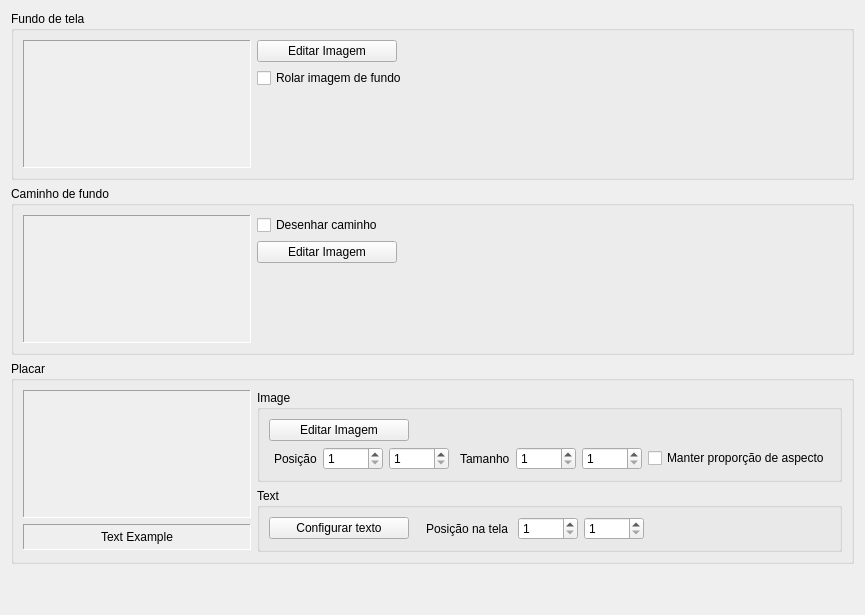
          <widget class="QWidget" name="scrollAreaWidgetContents_Appearance">
           <property name="geometry">
            <rect>
             <x>0</x>
             <y>0</y>
             <width>787</width>
             <height>615</height>
            </rect>
           </property>
           <layout class="QVBoxLayout" name="verticalLayout_13">
            <item>
             <widget class="QGroupBox" name="groupBox_Background">
              <property name="title">
               <string>Fundo de tela</string>
              </property>
              <property name="flat">
               <bool>false</bool>
              </property>
              <layout class="QGridLayout" name="gridLayout_15">
               <item row="0" column="1">
                <layout class="QVBoxLayout" name="verticalLayout_18">
                 <item>
                  <layout class="QHBoxLayout" name="horizontalLayout_20">
                   <item>
                    <widget class="QPushButton" name="pushButton_SelectBackgroundImage">
                     <property name="sizePolicy">
                      <sizepolicy hsizetype="Fixed" vsizetype="Fixed">
                       <horstretch>0</horstretch>
                       <verstretch>0</verstretch>
                      </sizepolicy>
                     </property>
                     <property name="minimumSize">
                      <size>
                       <width>140</width>
                       <height>0</height>
                      </size>
                     </property>
                     <property name="text">
                      <string>Editar Imagem</string>
                     </property>
                    </widget>
                   </item>
                   <item>
                    <spacer name="horizontalSpacer_9">
                     <property name="orientation">
                      <enum>Qt::Horizontal</enum>
                     </property>
                     <property name="sizeHint" stdset="0">
                      <size>
                       <width>40</width>
                       <height>20</height>
                      </size>
                     </property>
                    </spacer>
                   </item>
                  </layout>
                 </item>
                 <item>
                  <widget class="QCheckBox" name="checkBox_BackgroundImageScrolls">
                   <property name="text">
                    <string>Rolar imagem de fundo</string>
                   </property>
                  </widget>
                 </item>
                 <item>
                  <spacer name="verticalSpacer_17">
                   <property name="orientation">
                    <enum>Qt::Vertical</enum>
                   </property>
                   <property name="sizeType">
                    <enum>QSizePolicy::Expanding</enum>
                   </property>
                   <property name="sizeHint" stdset="0">
                    <size>
                     <width>20</width>
                     <height>0</height>
                    </size>
                   </property>
                  </spacer>
                 </item>
                </layout>
               </item>
               <item row="0" column="0">
                <widget class="QLabel" name="label_BackgroundImage">
                 <property name="sizePolicy">
                  <sizepolicy hsizetype="Fixed" vsizetype="Fixed">
                   <horstretch>0</horstretch>
                   <verstretch>0</verstretch>
                  </sizepolicy>
                 </property>
                 <property name="minimumSize">
                  <size>
                   <width>228</width>
                   <height>128</height>
                  </size>
                 </property>
                 <property name="maximumSize">
                  <size>
                   <width>228</width>
                   <height>128</height>
                  </size>
                 </property>
                 <property name="accessibleName">
                  <string notr="true"/>
                 </property>
                 <property name="autoFillBackground">
                  <bool>true</bool>
                 </property>
                 <property name="frameShape">
                  <enum>QFrame::Panel</enum>
                 </property>
                 <property name="frameShadow">
                  <enum>QFrame::Sunken</enum>
                 </property>
                 <property name="text">
                  <string/>
                 </property>
                 <property name="scaledContents">
                  <bool>false</bool>
                 </property>
                 <property name="alignment">
                  <set>Qt::AlignCenter</set>
                 </property>
                 <property name="margin">
                  <number>2</number>
                 </property>
                 <property name="indent">
                  <number>0</number>
                 </property>
                </widget>
               </item>
              </layout>
             </widget>
            </item>
            <item>
             <widget class="QGroupBox" name="groupBox_Track">
              <property name="title">
               <string>Caminho de fundo </string>
              </property>
              <layout class="QGridLayout" name="gridLayout_16">
               <item row="1" column="1">
                <layout class="QVBoxLayout" name="verticalLayout_19">
                 <item>
                  <widget class="QCheckBox" name="checkBox_DrawTrack">
                   <property name="text">
                    <string>Desenhar caminho</string>
                   </property>
                  </widget>
                 </item>
                 <item>
                  <layout class="QHBoxLayout" name="horizontalLayout_2">
                   <item>
                    <widget class="QPushButton" name="pushButton_SelectTrackImage">
                     <property name="sizePolicy">
                      <sizepolicy hsizetype="Fixed" vsizetype="Fixed">
                       <horstretch>0</horstretch>
                       <verstretch>0</verstretch>
                      </sizepolicy>
                     </property>
                     <property name="minimumSize">
                      <size>
                       <width>140</width>
                       <height>0</height>
                      </size>
                     </property>
                     <property name="text">
                      <string>Editar Imagem</string>
                     </property>
                    </widget>
                   </item>
                   <item>
                    <spacer name="horizontalSpacer_10">
                     <property name="orientation">
                      <enum>Qt::Horizontal</enum>
                     </property>
                     <property name="sizeHint" stdset="0">
                      <size>
                       <width>40</width>
                       <height>20</height>
                      </size>
                     </property>
                    </spacer>
                   </item>
                  </layout>
                 </item>
                 <item>
                  <spacer name="verticalSpacer_19">
                   <property name="orientation">
                    <enum>Qt::Vertical</enum>
                   </property>
                   <property name="sizeType">
                    <enum>QSizePolicy::Expanding</enum>
                   </property>
                   <property name="sizeHint" stdset="0">
                    <size>
                     <width>20</width>
                     <height>0</height>
                    </size>
                   </property>
                  </spacer>
                 </item>
                </layout>
               </item>
               <item row="1" column="0">
                <widget class="QLabel" name="label_TrackImage">
                 <property name="sizePolicy">
                  <sizepolicy hsizetype="Fixed" vsizetype="Fixed">
                   <horstretch>0</horstretch>
                   <verstretch>0</verstretch>
                  </sizepolicy>
                 </property>
                 <property name="minimumSize">
                  <size>
                   <width>228</width>
                   <height>128</height>
                  </size>
                 </property>
                 <property name="maximumSize">
                  <size>
                   <width>228</width>
                   <height>128</height>
                  </size>
                 </property>
                 <property name="accessibleName">
                  <string notr="true"/>
                 </property>
                 <property name="autoFillBackground">
                  <bool>true</bool>
                 </property>
                 <property name="frameShape">
                  <enum>QFrame::Panel</enum>
                 </property>
                 <property name="frameShadow">
                  <enum>QFrame::Sunken</enum>
                 </property>
                 <property name="text">
                  <string/>
                 </property>
                 <property name="scaledContents">
                  <bool>false</bool>
                 </property>
                 <property name="alignment">
                  <set>Qt::AlignCenter</set>
                 </property>
                 <property name="margin">
                  <number>2</number>
                 </property>
                 <property name="indent">
                  <number>0</number>
                 </property>
                </widget>
               </item>
              </layout>
             </widget>
            </item>
            <item>
             <widget class="QGroupBox" name="groupBox_Scoreboard">
              <property name="title">
               <string>Placar</string>
              </property>
              <layout class="QGridLayout" name="gridLayout_18">
               <item row="0" column="0">
                <layout class="QVBoxLayout" name="verticalLayout_12">
                 <item>
                  <widget class="QLabel" name="label_ScoreboardImage">
                   <property name="sizePolicy">
                    <sizepolicy hsizetype="Fixed" vsizetype="Fixed">
                     <horstretch>0</horstretch>
                     <verstretch>0</verstretch>
                    </sizepolicy>
                   </property>
                   <property name="minimumSize">
                    <size>
                     <width>228</width>
                     <height>128</height>
                    </size>
                   </property>
                   <property name="maximumSize">
                    <size>
                     <width>228</width>
                     <height>128</height>
                    </size>
                   </property>
                   <property name="autoFillBackground">
                    <bool>true</bool>
                   </property>
                   <property name="frameShape">
                    <enum>QFrame::Panel</enum>
                   </property>
                   <property name="frameShadow">
                    <enum>QFrame::Sunken</enum>
                   </property>
                   <property name="text">
                    <string/>
                   </property>
                   <property name="scaledContents">
                    <bool>false</bool>
                   </property>
                   <property name="alignment">
                    <set>Qt::AlignCenter</set>
                   </property>
                   <property name="margin">
                    <number>2</number>
                   </property>
                   <property name="indent">
                    <number>0</number>
                   </property>
                  </widget>
                 </item>
                 <item>
                  <widget class="QLabel" name="label_ScoreboardExample">
                   <property name="sizePolicy">
                    <sizepolicy hsizetype="Fixed" vsizetype="Fixed">
                     <horstretch>0</horstretch>
                     <verstretch>0</verstretch>
                    </sizepolicy>
                   </property>
                   <property name="minimumSize">
                    <size>
                     <width>228</width>
                     <height>26</height>
                    </size>
                   </property>
                   <property name="baseSize">
                    <size>
                     <width>26</width>
                     <height>26</height>
                    </size>
                   </property>
                   <property name="autoFillBackground">
                    <bool>true</bool>
                   </property>
                   <property name="frameShape">
                    <enum>QFrame::Panel</enum>
                   </property>
                   <property name="frameShadow">
                    <enum>QFrame::Sunken</enum>
                   </property>
                   <property name="text">
                    <string>Text Example</string>
                   </property>
                   <property name="alignment">
                    <set>Qt::AlignCenter</set>
                   </property>
                   <property name="margin">
                    <number>0</number>
                   </property>
                   <property name="indent">
                    <number>0</number>
                   </property>
                  </widget>
                 </item>
                 <item>
                  <spacer name="verticalSpacer_18">
                   <property name="orientation">
                    <enum>Qt::Vertical</enum>
                   </property>
                   <property name="sizeType">
                    <enum>QSizePolicy::Expanding</enum>
                   </property>
                   <property name="sizeHint" stdset="0">
                    <size>
                     <width>20</width>
                     <height>0</height>
                    </size>
                   </property>
                  </spacer>
                 </item>
                </layout>
               </item>
               <item row="0" column="3">
                <layout class="QVBoxLayout" name="verticalLayout_20">
                 <item>
                  <widget class="QGroupBox" name="groupBox_ScoreboardImage">
                   <property name="title">
                    <string>Image</string>
                   </property>
                   <layout class="QVBoxLayout" name="verticalLayout">
                    <item>
                     <layout class="QHBoxLayout" name="horizontalLayout_9">
                      <item>
                       <widget class="QPushButton" name="pushButton_SelectScoreboardImage">
                        <property name="sizePolicy">
                         <sizepolicy hsizetype="Fixed" vsizetype="Fixed">
                          <horstretch>0</horstretch>
                          <verstretch>0</verstretch>
                         </sizepolicy>
                        </property>
                        <property name="minimumSize">
                         <size>
                          <width>140</width>
                          <height>0</height>
                         </size>
                        </property>
                        <property name="text">
                         <string>Editar Imagem</string>
                        </property>
                       </widget>
                      </item>
                      <item>
                       <spacer name="horizontalSpacer_25">
                        <property name="orientation">
                         <enum>Qt::Horizontal</enum>
                        </property>
                        <property name="sizeType">
                         <enum>QSizePolicy::Expanding</enum>
                        </property>
                        <property name="sizeHint" stdset="0">
                         <size>
                          <width>40</width>
                          <height>20</height>
                         </size>
                        </property>
                       </spacer>
                      </item>
                     </layout>
                    </item>
                    <item>
                     <layout class="QGridLayout" name="gridLayout_13">
                      <item row="0" column="1">
                       <widget class="QSpinBox" name="spinBox_ScoreboardImagePositionX">
                        <property name="minimumSize">
                         <size>
                          <width>60</width>
                          <height>0</height>
                         </size>
                        </property>
                        <property name="minimum">
                         <number>1</number>
                        </property>
                        <property name="maximum">
                         <number>1920</number>
                        </property>
                       </widget>
                      </item>
                      <item row="0" column="0">
                       <widget class="QLabel" name="label_ScoreboardImagePosition">
                        <property name="text">
                         <string>Posição</string>
                        </property>
                        <property name="indent">
                         <number>5</number>
                        </property>
                       </widget>
                      </item>
                      <item row="0" column="4">
                       <widget class="QSpinBox" name="spinBox_ScoreboardImageWidth">
                        <property name="minimumSize">
                         <size>
                          <width>60</width>
                          <height>0</height>
                         </size>
                        </property>
                        <property name="minimum">
                         <number>1</number>
                        </property>
                        <property name="maximum">
                         <number>1920</number>
                        </property>
                       </widget>
                      </item>
                      <item row="0" column="2">
                       <widget class="QSpinBox" name="spinBox_ScoreboardImagePositionY">
                        <property name="minimumSize">
                         <size>
                          <width>60</width>
                          <height>0</height>
                         </size>
                        </property>
                        <property name="minimum">
                         <number>1</number>
                        </property>
                        <property name="maximum">
                         <number>1080</number>
                        </property>
                       </widget>
                      </item>
                      <item row="0" column="3">
                       <widget class="QLabel" name="label_ScoreboardImageWidth">
                        <property name="text">
                         <string>Tamanho</string>
                        </property>
                        <property name="indent">
                         <number>5</number>
                        </property>
                       </widget>
                      </item>
                      <item row="0" column="5">
                       <widget class="QSpinBox" name="spinBox_ScoreboardImageHeight">
                        <property name="minimumSize">
                         <size>
                          <width>60</width>
                          <height>0</height>
                         </size>
                        </property>
                        <property name="minimum">
                         <number>1</number>
                        </property>
                        <property name="maximum">
                         <number>1080</number>
                        </property>
                       </widget>
                      </item>
                      <item row="0" column="6">
                       <widget class="QCheckBox" name="checkBox_ScoreboardImageKeepAspectRatio">
                        <property name="sizePolicy">
                         <sizepolicy hsizetype="Expanding" vsizetype="Fixed">
                          <horstretch>0</horstretch>
                          <verstretch>0</verstretch>
                         </sizepolicy>
                        </property>
                        <property name="text">
                         <string>Manter proporção de aspecto</string>
                        </property>
                       </widget>
                      </item>
                     </layout>
                    </item>
                   </layout>
                  </widget>
                 </item>
                 <item>
                  <widget class="QGroupBox" name="groupBox_ScoreboardText">
                   <property name="title">
                    <string>Text</string>
                   </property>
                   <layout class="QHBoxLayout" name="horizontalLayout_3">
                    <item>
                     <widget class="QPushButton" name="pushButton">
                      <property name="minimumSize">
                       <size>
                        <width>140</width>
                        <height>0</height>
                       </size>
                      </property>
                      <property name="text">
                       <string>Configurar texto</string>
                      </property>
                     </widget>
                    </item>
                    <item>
                     <widget class="QLabel" name="label_ScoreboardTextPosition">
                      <property name="text">
                       <string>Posição na tela </string>
                      </property>
                      <property name="indent">
                       <number>11</number>
                      </property>
                     </widget>
                    </item>
                    <item>
                     <widget class="QSpinBox" name="spinBox_ScoreboardTextPositionX">
                      <property name="minimumSize">
                       <size>
                        <width>60</width>
                        <height>0</height>
                       </size>
                      </property>
                      <property name="minimum">
                       <number>1</number>
                      </property>
                      <property name="maximum">
                       <number>1920</number>
                      </property>
                     </widget>
                    </item>
                    <item>
                     <widget class="QSpinBox" name="spinBox_ScoreboardTextPositionY">
                      <property name="minimumSize">
                       <size>
                        <width>60</width>
                        <height>0</height>
                       </size>
                      </property>
                      <property name="minimum">
                       <number>1</number>
                      </property>
                      <property name="maximum">
                       <number>1080</number>
                      </property>
                     </widget>
                    </item>
                    <item>
                     <spacer name="horizontalSpacer_13">
                      <property name="orientation">
                       <enum>Qt::Horizontal</enum>
                      </property>
                      <property name="sizeHint" stdset="0">
                       <size>
                        <width>40</width>
                        <height>20</height>
                       </size>
                      </property>
                     </spacer>
                    </item>
                   </layout>
                  </widget>
                 </item>
                </layout>
               </item>
              </layout>
             </widget>
            </item>
            <item>
             <spacer name="verticalSpacer_2">
              <property name="orientation">
               <enum>Qt::Vertical</enum>
              </property>
              <property name="sizeHint" stdset="0">
               <size>
                <width>20</width>
                <height>40</height>
               </size>
              </property>
             </spacer>
            </item>
           </layout>
          </widget>
